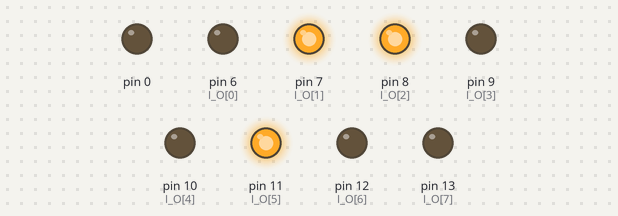
This sketch was run on a simulated Arduino Uno, built with avr-gcc and run on an emulated ATmega328P. Shown: output pins drawn as LEDs (lit = HIGH).

Above: at 2.5 s.
At 6.0 s:
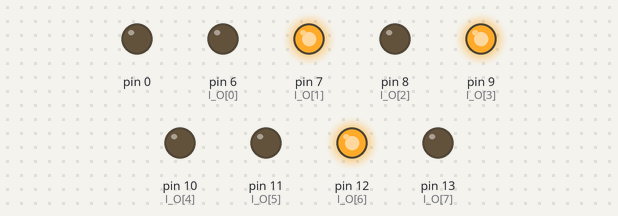
At 9.0 s:
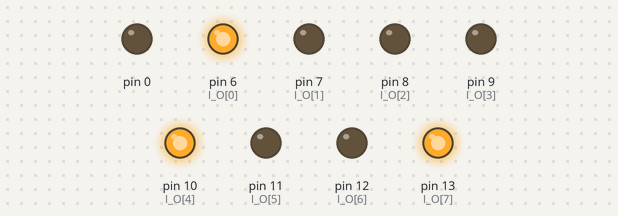
At 11.12 s:
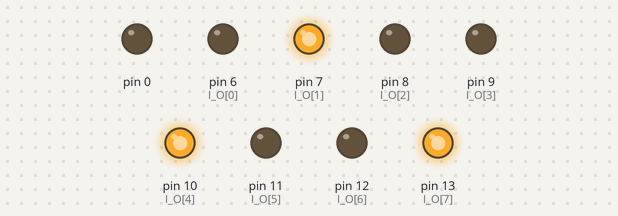
At 13.37 s:
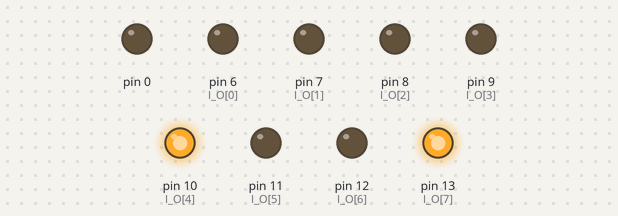
Timing chart, 0 to 17.6 s (numbered marks = the images above):
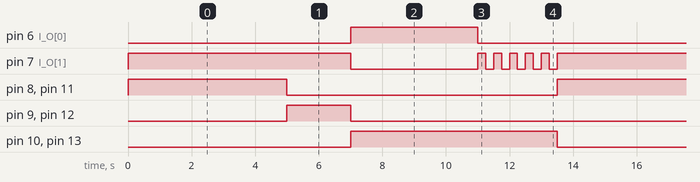

The sketch:

Semaforo_Simult_neo.ino
```cpp
// Traffic Lights
//Bruno Neemias

//ARRAY PARA DEFINIR AS PORTAS QUE SERÃO USADAS.
int I_O[8] = {6,7,8,9,10,11,12,13};

void setup()
{
  for(int nP = 0; nP<9; nP++){
    pinMode(I_O[nP], OUTPUT);
  }
}

void loop(){
//PEDESTRE
//SINAL VERMELHO ATIVO
  digitalWrite(I_O[1], HIGH);

//VEICULOS
//SINAL VERDE ENTRADA
  digitalWrite(I_O[2], HIGH);
  digitalWrite(I_O[5], HIGH);
  delay(5000);
//SAÍDA
  digitalWrite(I_O[2], LOW);
  digitalWrite(I_O[5], LOW);

// SINAL AMARELO ENTRADA
  digitalWrite(I_O[3], HIGH);
  digitalWrite(I_O[6], HIGH);
  delay(2000);
//SAÍDA
  digitalWrite(I_O[3], LOW);
  digitalWrite(I_O[6], LOW);


//VERMELHO VEICULOS ENTRADA
  digitalWrite(I_O[4], HIGH);
  digitalWrite(I_O[7], HIGH);

//PEDESTRE SAÍDA DO VERMELHO E ENTRADA DO VERDE.
  digitalWrite(I_O[1], LOW);
  digitalWrite(I_O[0], HIGH);
  delay(4000);

//AVISO PARA O PEDESTRE QUE O SINAL DE VEICULOS IRÁ ABRIR.
 digitalWrite(I_O[0], LOW);
  for (int i=0; i<5; i++) {
    digitalWrite(I_O[1], HIGH);
    delay(250);
    digitalWrite(I_O[1], LOW);
    delay(250);
          }
  //VERMELHO VEICULOS SAIDA
  digitalWrite(I_O[4], LOW);
  digitalWrite(I_O[7], LOW);


          }
```

Measured:
- by itself, pin 6 (I_O[0]): alternates HIGH for 4.0 s and LOW for 9.5 s
- by itself, pin 7 (I_O[1]): repeats every 13.5 s: LOW 4.0 s, 5 × (HIGH 0.25 s, LOW 0.25 s), HIGH 7.0 s
- by itself, pin 8 (I_O[2]), pin 11 (I_O[5]): alternates HIGH for 5.0 s and LOW for 8.5 s
- by itself, pin 9 (I_O[3]), pin 12 (I_O[6]): alternates HIGH for 2.0 s and LOW for 11.5 s
- by itself, pin 10 (I_O[4]), pin 13 (I_O[7]): alternates HIGH for 6.5 s and LOW for 7.0 s
